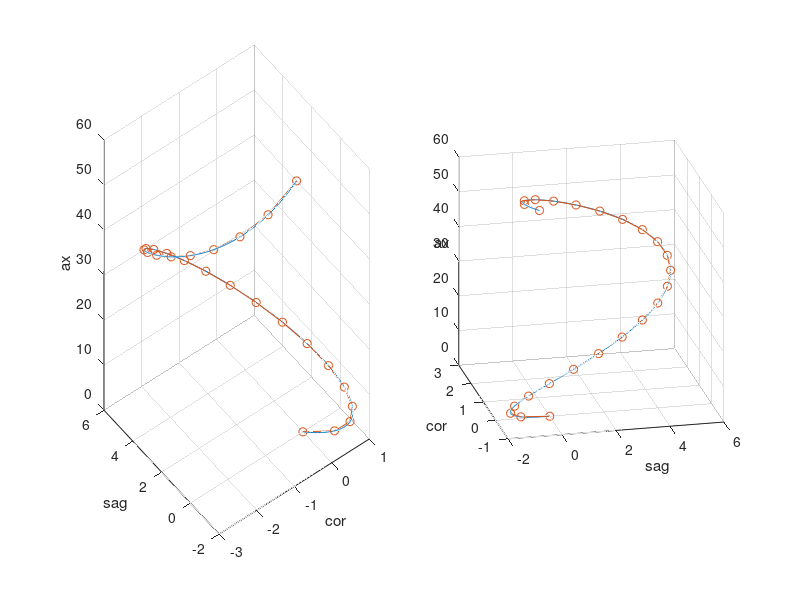

Here is the MATLAB script that generated this plot: (Note: this script raises an error after producing the figure.)
% test metrics on a scoliosis-like 3D polynomial 

%% build and plot a random scoliotic spine-like curve 

tmax = 58; max_kyphotic_imbalance = .05; max_lordotic_imbalance = .01;
coeffs_cor = [-.0123; .00015; 0] + [.0001;.000001;.0000001].*randn(3,1); 
    c1 = -(tmax.^(2:4))*coeffs_cor/tmax; 
    coeffs_cor = [max_lordotic_imbalance*randn + c1; coeffs_cor];
%coeffs_cor = zeros(4,1);
coeffs_sag = [.074592; -.002004; .000016] + [.001;.00001;.0000001].*randn(3,1);
    c1 = -(tmax.^(2:4))*coeffs_sag/tmax; 
    coeffs_sag = [max_kyphotic_imbalance*randn + c1; coeffs_sag];

r = @(t) [(t.^(1:4))*coeffs_cor, (t.^(1:4))*coeffs_sag, t];
dr = @(t) [((1:4).*t.^(0:3))*coeffs_cor, ((1:4).*t.^(0:3))*coeffs_sag, ones(size(t))];
ddr = @(t) [((0:3).*(1:4).*t.^[0 0:2])*coeffs_cor, ...
    ((0:3).*(1:4).*t.^[0 0:2])*coeffs_sag, zeros(size(t))];
dddr = @(t) [([0 0:2].*(0:3).*(1:4).*t.^[0 0 0:1])*coeffs_cor, ...
    ([0 0:2].*(0:3).*(1:4).*t.^[0 0 0:1])*coeffs_sag, zeros(size(t))];

numvertebrae = 24;
coarse = linspace(0, tmax, numvertebrae)'; fine = (0:.1:tmax)';
discrete_approx_coarse = r(coarse);
discrete_approx_fine = r(fine);

figure('Position', [50 100 1400 800]);
ax(1) = subplot(1, 2, 1);
plot3(discrete_approx_fine(:,1), discrete_approx_fine(:,2), discrete_approx_fine(:,3)); hold on;
plot3(discrete_approx_coarse(:,1), discrete_approx_coarse(:,2), discrete_approx_coarse(:,3), '-o');
grid on;
xlabel('cor'); ylabel('sag'); zlabel('ax');
ax(2) = subplot(1, 2, 2);
plot3(discrete_approx_fine(:,2), -discrete_approx_fine(:,1), discrete_approx_fine(:,3)); hold on;
plot3(discrete_approx_coarse(:,2), -discrete_approx_coarse(:,1), discrete_approx_coarse(:,3), '-o');
grid on;
xlabel('sag'); ylabel('cor'); zlabel('ax');
linkprop(ax, {'CameraPosition', 'CameraUpVector', 'PlotBoxAspectRatio'});
clear ax;

%% get Writhe estimates 

Writhe = integral2(@(x,y) ddWr(x, y, r, r, dr, dr), 0,tmax,0,tmax,...
    'Method', 'iterated')/(4*pi)
botWrithe = integral2(@(x,y) ddWr(x, y, r, r, dr, dr), 0,tmax/2,0,tmax/2,...
    'Method', 'iterated')/(4*pi)
topWrithe = integral2(@(x,y) ddWr(x, y, r, r, dr, dr), tmax/2,tmax,tmax/2,tmax,...
    'Method', 'iterated')/(4*pi)

Writhe_diff_est_coarse = getWrithe(discrete_approx_coarse);
Writhe_levitt_est_coarse = levittWrithe(discrete_approx_coarse);
Writhe_diff_est_fine = getWrithe(discrete_approx_fine);
Writhe_levitt_est_fine = levittWrithe(discrete_approx_fine);

figure; bar([Writhe, Writhe_diff_est_coarse, Writhe_levitt_est_coarse, ...
    Writhe_diff_est_fine, Writhe_levitt_est_fine]);
xticklabels({'integral2', 'coarse diff', 'coarse levitt', 'fine diff', 'fine levitt'});
grid on;
xlabel('Estimation Method'); ylabel('Writhe Estimate'); 
title('Comparing methods of estimating Writhe');

%% get Torsion estimates 

total_Torsion = integral(@(t) torsion(t, dr, ddr, dddr), 0,tmax)
Torsion_coarse = torsion(coarse, dr, ddr, dddr);
Torsion_fine = torsion(fine, dr, ddr, dddr);
Torsion_diff_est_coarse = getTorsion(discrete_approx_coarse);
Torsion_diff_est_fine = getTorsion(discrete_approx_fine);

q = 3; 
vertebrae = (1+q):(numvertebrae-q);
concavities = zeros(size(vertebrae));
    Torsion_lewiner_coarse = zeros(size(vertebrae));
    for vertebra = vertebrae
        [Torsion_lewiner_coarse(vertebra-q),~,concavity] = ...
            lewinerTorsion(discrete_approx_coarse, vertebra, q);
        concavities(vertebra-q) = norm(concavity);
    end
    
figure('Position', [50 100 700 800]); 
ax(1) = subplot(2,1,1);
plot(vertebrae, Torsion_lewiner_coarse);
hold on; plot(fine*numvertebrae/tmax, Torsion_fine); 
plot(fine*numvertebrae/tmax, Torsion_diff_est_fine);
plot(coarse*numvertebrae/tmax, Torsion_diff_est_coarse); grid on;
legend('lewiner', 'actual', 'fine diff est', 'coarse diff est', 'Location', 'southwest');
xlabel('vertebra'); ylabel('torsion');
title('Comparing methods of estimating Torsion');
ax(2) = subplot(2,1,2); 
plot(vertebrae, concavities); grid on;
xlabel('vertebra'); ylabel('|| d^2r / dt^2 ||'); 
title('Lewiner second derivative');
linkaxes(ax, 'x'); clear ax;

%% get accuracies 


%% supporting functions 
function tau = torsion(t, dr, ddr, dddr)
    tau = zeros(size(t));
    for j = 1:length(t)
        tt = t(j);
        cx = cross(dr(tt), ddr(tt));
        if norm(cx)
            tau(j) = -cx*dddr(tt)' / (norm(cx)^2);
        end
    end
end

    function ddWr_ = ddWr(t1, t2, r1, r2, dr1, dr2)
        t1 = t1'; t2 = t2';
        r12 = r1(t1) - r2(t2);
        if length(t1) <= length(t2)
            sz = size(t1); imax = length(t1);
        else
            sz = size(t2); imax = length(t2);
        end
        ddWr_ = zeros(sz);
        for i = 1:imax
            tt1 = t1(i); tt2 = t2(i); rr12 = r12(i,:);
            if norm(rr12)
                ddWr_(i) = (cross(dr1(tt1), dr2(tt2)) * rr12')/( norm(rr12)^3 );
            else
                ddWr_(i) = 0;
            end
        end
        ddWr_ = ddWr_';
        %figure; plot3(t1, t2, ddWr_, '.'); grid on; xlabel('t1'); ylabel('t2');
    end